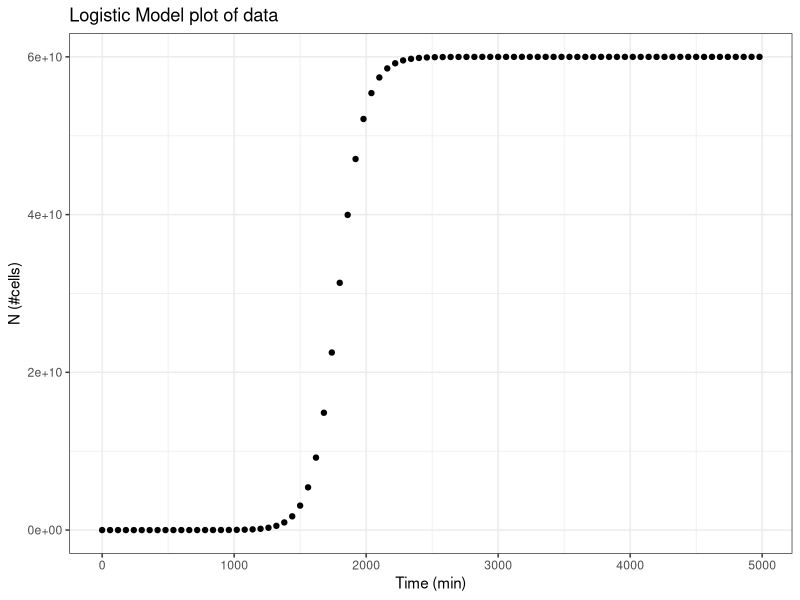
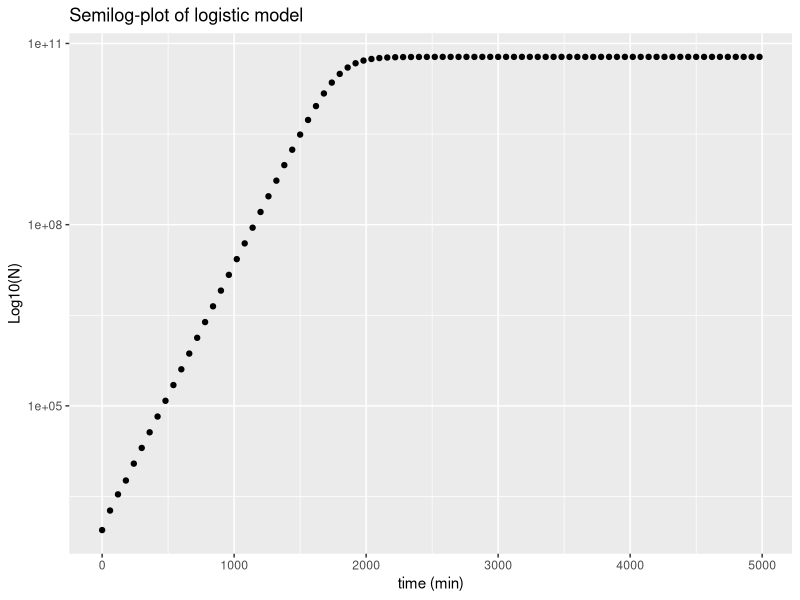

Recreate these plots in R, in order.
#Script to plot the logistic growth data (plotting)

#download the data file that is being analysed
growth_data <- read.csv("experiment.csv")

#installing packages required for analysis
install.packages("ggplot2")
library(ggplot2)

#Plotting the logistic model graph
ggplot(aes(t,N), data = growth_data) +
  
  geom_point() +
  
  xlab("Time (min)") +
  
  ylab("N (#cells)") +
  
  ggtitle("Logistic Model plot of data") +
  
  theme_bw()


#semilog-plot of logistic model
ggplot(aes(t,N), data = growth_data) +
  
  geom_point() +
  
  xlab("time (min)") +
  
  ylab("Log10(N)") +
  
  ggtitle("Semilog-plot of logistic model") +
  
  scale_y_continuous(trans='log10')


#saving the packages used 
sink(file = "package-versions.txt")
sessionInfo()
sink()


